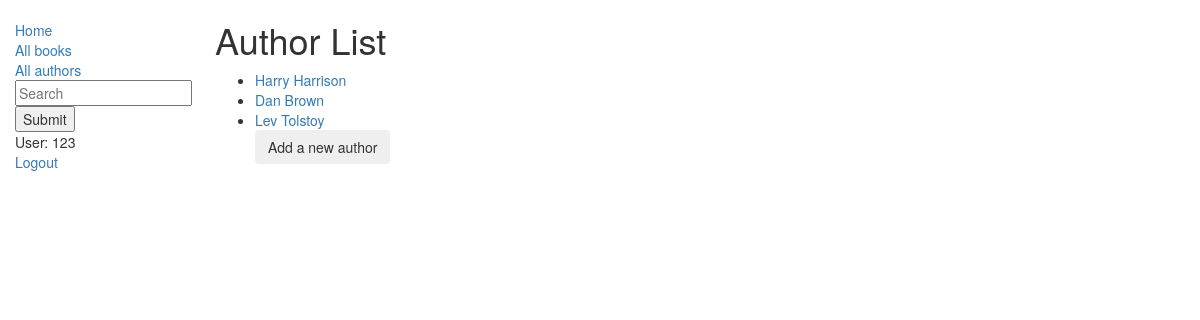
The app's page /catalog/authors/ (signed in) with its own data.
### catalog/models.py (models this page shows, shortened)
class Author(models.Model):
    author_name = models.CharField(max_length=200)
    def get_absolute_url(self):
        return reverse('author-detail', args=[str(self.id)])

### catalog/views.py (the view)
# urls.py: path('authors/', views.AuthorListView.as_view(), name='authors'),
class AuthorListView(LoginRequiredMixin, generic.ListView):
    model = Author
    def get_queryset(self):
        result = super(AuthorListView, self).get_queryset()
        query = self.request.GET.get('q')
        if query:
            result = result.filter(Q(author_name__icontains=query))
        return result

### catalog/templates/catalog/author_list.html (shortened to what this page needs)
{% extends "base_generic.html" %}
{% block content %}
    <h1>Author List</h1>
    {% if author_list %}
    <ul>
      {% for author in author_list %}
      <li>
        <a href="{{ author.get_absolute_url }}">{{ author.author_name }}</a>
      </li>
      {% endfor %}
      <form action="{% url 'author_create'%}?next={{request.path}}" method="get">
        <input type="submit" class="btn" value="Add a new author">
      </form>
    </ul>
    {% else %}
      <p>There are no authors in the library.</p>
    {% endif %}
{% endblock %}

### catalog/templates/base_generic.html (shortened to what this page needs)
<!DOCTYPE html>
<html lang="en">
<head>
  <link rel="stylesheet" href="https://maxcdn.bootstrapcdn.com/bootstrap/3.3.7/css/bootstrap.min.css">
  {% load static %}
  <link rel="stylesheet" href="{% static 'css/styles.css' %}">
</head>
<body>
  <div class="container-fluid">
    <div class="row">
      <div class="col-sm-2">
      {% block sidebar %}
      <ul class="sidebar-nav">
          <li><a href="{% url 'index' %}">Home</a></li>
          <li><a href="{% url 'books' %}">All books</a></li>
          <li><a href="{% url 'authors' %}">All authors</a></li>
          <form id="searchform" action="." method="get" accept-charset="utf-8">
            <input class="searchfield" id="searchbox" name="q" type="text" placeholder="Search">
            <button id="search_submit" type="submit" >Submit</button>
          </form>
          {% if user.is_authenticated %}
            <li>User: {{ user.get_username }}</li>
            <li><a href="{% url 'logout'%}?next={{request.path}}">Logout</a></li>
          {% else %}
            <li><a href="{% url 'login'%}?next={{request.path}}">Login</a></li>
          {% endif %}
      </ul>
     {% endblock %}
      </div>
      <div class="col-sm-10 ">
      {% block content %}{% endblock %}
      </div>
    </div>
  </div>
</body>
</html>

### catalog/static/css/styles.css (style rules this page uses)
.sidebar-nav { margin-top: 20px; padding: 0; list-style: none; }

### records on screen
Author: author_name "Harry Harrison"
Author: author_name "Dan Brown"
Author: author_name "Lev Tolstoy"

### other values on screen
{{ user.get_username }} "123"
